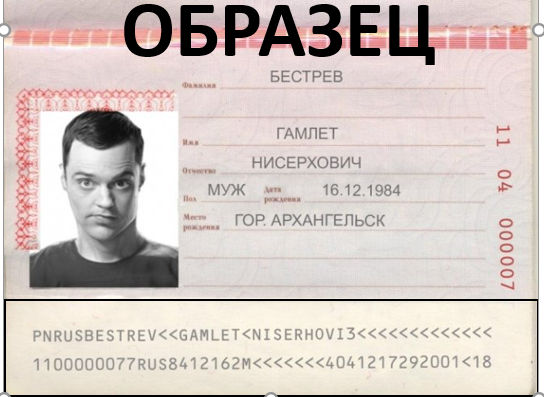
#> input picture data/test/passport_2.png, 544 x 397 px
$ python detect_and_extract.py
#> lines starting #> are read from the running program, lines starting #| are printed output that depends on the picture
import os
import re
import json
import cv2
import pytesseract
from scipy import ndimage

# Executable path
pytesseract.pytesseract.tesseract_cmd = r'C:\Program Files\Tesseract-OCR\tesseract.exe'

CLASS_NAMES = [
    "Date of birth", "Gender", "Last name", "Name", "Passport number",
    "Passport series", "Photo", "Place of birth", "Surname"
]


def load_image_and_labels(image_path, label_path):
    image = cv2.imread(image_path)
    with open(label_path, 'r', encoding='utf-8') as f:
        lines = f.readlines()
    return image, lines


def get_best_detections(label_lines, class_names):
    class_confidences = {name: 0.0 for name in class_names}
    best_detections = {}

    for line in label_lines:
        parts = line.strip().split()
        class_id = int(parts[0])
        conf = float(parts[5])
        class_name = class_names[class_id]

        if conf > class_confidences[class_name]:
            class_confidences[class_name] = conf
            best_detections[class_name] = parts

    return best_detections


def extract_text_from_image(image, detections, class_names, output_dir):
    h, w, _ = image.shape
    results = {name: '' for name in class_names if name != "Photo"}

    os.makedirs(output_dir, exist_ok=True)

    for i, (class_name, parts) in enumerate(detections.items()):
        class_id = int(parts[0])
        xc, yc, bw, bh, conf = map(float, parts[1:])

        x1 = int((xc - bw / 2) * w)
        y1 = int((yc - bh / 2) * h)
        x2 = int((xc + bw / 2) * w)
        y2 = int((yc + bh / 2) * h)

        roi = image[y1:y2, x1:x2]

        if class_name == "Photo":
            continue

        text = pytesseract.image_to_string(roi, lang='rus').strip()
        clean_text = re.sub(r'[^а-яА-Яa-zA-Z0-9.,\- ]', '', text)
        results[class_name] = clean_text

        if class_name in ["Passport number", "Passport series"]:
            roi = ndimage.rotate(roi, 45)

        roi_filename = os.path.join(output_dir, f"{i}_{class_name}.jpg")
        cv2.imwrite(roi_filename, roi)

    return results


def save_results(results, output_path='results.json'):
    with open(output_path, 'w', encoding='utf-8') as f:
        json.dump(results, f, ensure_ascii=False, indent=2)


def main():
    image_path = 'data/test/passport_2.png'
    label_path = 'yolov5/runs/detect/exp2/labels/passport_2.txt'
    output_dir = "rois"

    image, label_lines = load_image_and_labels(image_path, label_path)
#> in load_image_and_labels, image is the input picture: shape (397, 544, 3); mean B, G, R 194.3, 199.1, 210.4
#> (reads yolov5/runs/detect/exp3/labels/passport_2.txt from the repository)
#> label_lines = 17 items
    best_detections = get_best_detections(label_lines, CLASS_NAMES)
#> the loop in get_best_detections, `for line in label_lines:` made 17 passes
#> (class_id, conf, class_name) on passes 1 to 12: (0, 0.273, 'Date of birth'), (2, 0.283, 'Last name'), (7, 0.313, 'Place of birth'), (2, 0.332, 'Last name'), (3, 0.338, 'Name'), (5, 0.356, 'Passport series'), (0, 0.366, 'Date of birth'), (7, 0.392, 'Place of birth'), (8, 0.397, 'Surname'), (2, 0.413, 'Last name'), (1, 0.44, 'Gender'), (4, 0.528, 'Passport number')
#> after the loop in get_best_detections, `for line in label_lines:`: best_detections = 9 items
#> best_detections = 9 items
    results = extract_text_from_image(image, best_detections, CLASS_NAMES, output_dir)
#> the loop in extract_text_from_image, `for i, (class_name, parts) in enumerate(detections.items()):` made 1 pass
#> (class_name, class_id, xc, yc, bw, bh, conf, x1) on pass 1: ('Date of birth', 0, 0.666, 0.471, 0.186, 0.101, 0.561, 311)
#> pass 1, in extract_text_from_image, `roi = image[y1:y2, x1:x2]`:
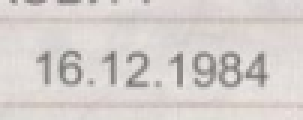
#> roi: shape (40, 101, 3) (shown 3 times larger); mean B, G, R 204.5, 207.6, 213.5
#> after the loop in extract_text_from_image, `for i, (class_name, parts) in enumerate(detections.items()):`: results = {'Date of birth': '', 'Gender': '', 'Last name': '', 'Name': '', 'Passport number': '', 'Passport series': '', 'Place of birth': '', 'Surname': ''}
    save_results(results)


if __name__ == '__main__':
    main()
#> (the call stopped at in extract_text_from_image, `text = pytesseract.image_to_string(roi, lang='rus').strip()`: pytesseract is not available in this run)
